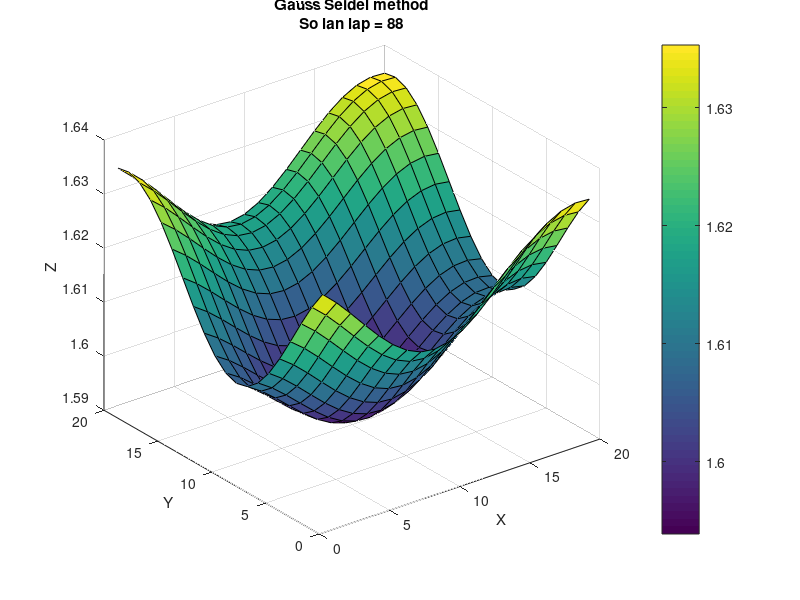
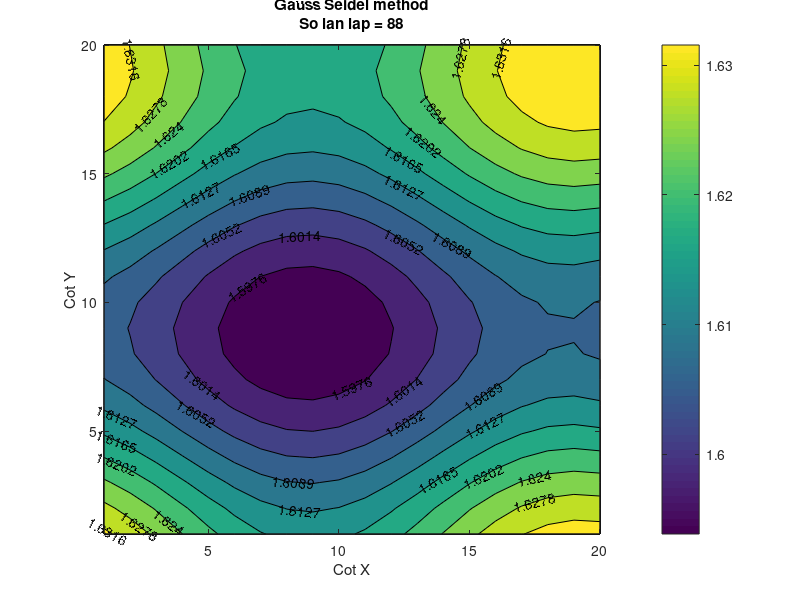

MATLAB code for these plots, in order:
clear all
close all
clc

%Khai bao cac gia tri co ban
x = 1:20;
nx = length(x);
y = 1:20;
ny = length(y);

%Xac dinh cac dieu kien bien
c_top = 3;
c_bottom = 5;
c_left = 2;
c_right = 4;

%Tao mang phong doan dau tien cua nhiet do
c = ones(nx,ny); % tao mang nx*ny gom toan gia tri 1
c(1,:) = c_top; % tat ca gia tri o hang 1 = t_top
c(ny,:) = c_bottom; % tat ca gia tri o hang ny = t_bottom
c(:,1) = c_left; % tat ca gia tri o cot 1 = t_left
c(:,nx) = c_right; % tat ca gia tri o cot nx = t_right
c(1,1) = (c_left + c_bottom)/2;
c(1,ny) = (c_top + c_left)/2;
c(nx,ny) = (c_top + c_right)/2;
c(nx,1) = (c_right + c_bottom)/2;

c
%Khai bao 2 gia tri dau cua t
c_old = c;

%Khai bao tolerance and epsilon
tolerance = 0.001;
epsilon = 1;
dem = 0;

%Bat dau vong lap de tinh toan 
while epsilon > tolerance
    for i = 1:nx
        for j = 1:ny
            if i == 1              % xac dinh c(i-1,j)(n+1) huong sang trai ( huong tay west )
                west = c(ny,j);
            else
                west = c(i-1,j);
            end
            if i == ny             % xac dinh c(i+1,j)(n) huong sang phai ( huong dong east )
                east = c_old(1,j);
            else
                east = c_old(i+1,j);
            end
            if j == 1              % xac dinh c(i,j-1)(n+1) huong len tren ( huong bac north )
                north = c(i,nx);
            else
                north = c(i,j-1);
            end
            if j == nx             % xac dinh c(i,j+1)(n) huong xuong duoi ( huong nam south )
                south = c_old(i,1);
            else
                south = c_old(i,j+1);
            end
            c(i,j) = 1/4*(west + east + north + south ) ;
            if abs(c_old(i,j) - c(j,j)) > tolerance 
                epsilon = abs(c_old(i,j) - c(i,j));
            end 
        end
    end
    c_old = c;
    dem = dem + 1;
       
end

figure(1)
surf(c)
colorbar % tao thanh ben phai 
colormap default %set loai mau cho map la loai co ban
xlabel('X');
ylabel('Y');
zlabel('Z');
title({'Gauss Seidel method',['So lan lap = ',num2str(dem)]});

figure(2)
[c,h] = contourf(x,y,c);
clabel(c,h);
colorbar % tao thanh ben phai 
colormap default %set loai mau cho map la loai co ban
xlabel('Cot X');
ylabel('Cot Y');
title({'Gauss Seidel method',['So lan lap = ',num2str(dem)]});

c_old
